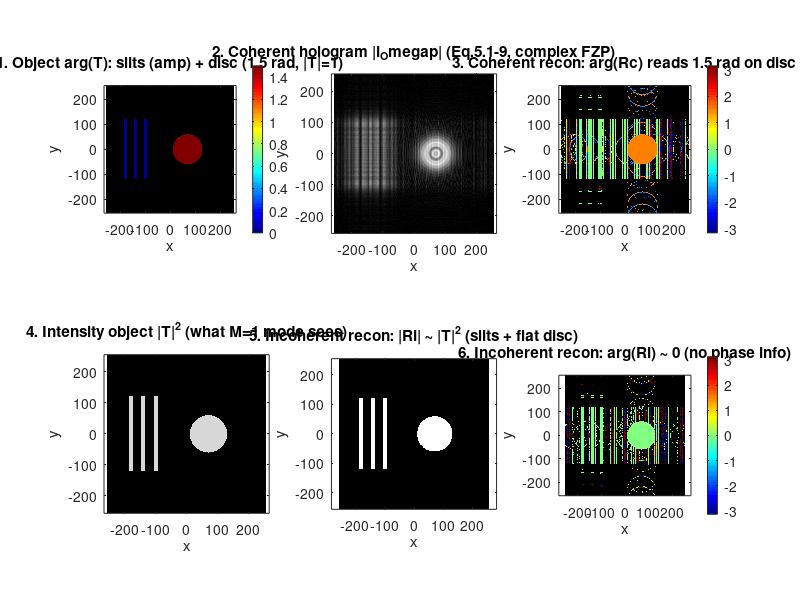

Here is the MATLAB script that generated this plot:
% ===== 书 5.1 · 相干模式 vs 非相干模式记录（式 5.1-6b / 5.1-6c，例 5.1 式 5.1-9）=====
% 演示广义双瞳处理器的核心结论（Poon & Indebetouw 2003）：
%   - 非相干模式（开掩膜 M=1）：记录的是强度物体 |T|^2，纯相位结构完全不可见（式 5.1-6c）；
%   - 相干模式（针孔掩膜 M=delta 且 p1=delta）：记录的是振幅物体 T 本身（式 5.1-6b），
%     p2=1 时就是例 5.1 的"复菲涅耳波带片全息图"（式 5.1-9）。
% 物体设计：三缝（振幅物体）+ 纯相位圆盘（|T|=1，相位 1.5 rad）。
%
% 严格书约定：前向变换 +j 指数 -> MATLAB 用 ifft2(...)*N^2 实现（ifft2 自带 1/N^2，
%   乘回 N^2 恰好是无归一化的 +j 求和）；逆变换 -j 指数 -> fft2(...)/N^2。
%   （numpy 的 fft2/ifft2 归一化与 MATLAB 相同，故 Python 版用同样的 ifft2*N^2 / fft2/N^2。）
%
% MATLAB / Python 差异提示：
% 1) meshgrid 与 numpy.meshgrid 默认 'xy' 一致：数组都是 (行=y, 列=x)。
% 2) imshow 坐标原点：MATLAB imagesc 默认 y 向上；Python plt.imshow 需 origin='lower'。
% 3) 相位显示里振幅为零处置 NaN（显示为白），避免 angle(0±eps) 的随机噪声误导。

clear
N = 512; dx = 1.0; lam0 = 0.5; k0 = 2*pi/lam0; z0 = 2000.0;   % 任意单位（无量纲演示）

x = ((0:N-1) - N/2)*dx;
[X, Y] = meshgrid(x, x);                                      % (行=y, 列=x)
KX = 2*pi*(0:N-1)/(N*dx);                                     % 频域网格（同 numpy.fft.fftfreq 的排列）
KX(KX >= pi/dx) = KX(KX >= pi/dx) - 2*pi/dx;                  % 后半段折回负频率
[KX2, KY2] = meshgrid(KX, KX);
K2 = KX2.^2 + KY2.^2;

% ----- 1. 物体 T(x,y;z=0)：振幅三缝 + 纯相位圆盘 -----
T = zeros(N, N);
for xc = [-180, -140, -100]                                   % 三条振幅缝（宽 12）
    T(abs(X - xc) <= 6 & abs(Y) <= 120) = 1.0;
end
disc = (X - 70).^2 + Y.^2 <= 60^2;                            % 纯相位圆盘：零吸收
T(disc) = exp(1j*1.5);                                        % 相位延迟 1.5 rad

% ----- 2. 相干模式记录（式 5.1-6b + 例 5.1 的 p2=1 -> 式 5.1-9）-----
% i_Omegap(x,y) = exp[-j k0 (z+z0)] * j k0 / (2 pi (z+z0)) * [ chirp(z+z0) * T ]
% chirp(Z) = exp[-j k0 (x^2+y^2)/(2Z)]，其频谱是 exp[+j Z k^2 / (2 k0)]（书前向 +j）。
A_coh = 1j*k0/(2*pi*z0) * exp(-1j*k0*z0);                     % 式 (5.1-9) 前因子
Coh = A_coh .* ifft2( fft2(T) .* exp(1j*z0*K2/(2*k0)) ) * N^2;  % 复 FZP 全息图

% 相干重建：全息图反向共轭传播，乘回前因子
Rc = fft2( ifft2(Coh) .* exp(-1j*z0*K2/(2*k0)) .* N^2 ) / N^2 / A_coh;

% ----- 3. 非相干模式记录（式 5.1-6c，M=1；p1=1 球面波 + p2=delta 平面波，同 ch3 标准 OSH）-----
% 取 ch3 (3.5-5) 的 +chirp 分支：H = |T|^2 * exp[+j k0 r^2/(2 z0)] * k0/(2 pi z0)，
% 该核的频谱是 exp[-j z0 k^2 / (2 k0)]。
I2 = abs(T).^2;
A_inc = k0/(2*pi*z0);
Inc = A_inc .* ifft2( fft2(I2) .* exp(-1j*z0*K2/(2*k0)) ) * N^2;  % 复 FZP 全息图（强度物体）

Ri = fft2( ifft2(Inc) .* exp(1j*z0*K2/(2*k0)) .* N^2 ) / N^2 / A_inc;  % 重建回 |T|^2

% ----- 4. 数值验证 -----
mycorr = @(a, b) sum((a(:)-mean(a(:))).*(b(:)-mean(b(:)))) / ...
    norm(a(:)-mean(a(:))) / norm(b(:)-mean(b(:)));            % 皮尔逊相关（免工具箱）
c_coh  = mycorr(abs(Rc), abs(T));                             % 相干重建振幅 vs |T|
c_inc  = mycorr(abs(Ri), I2);                                 % 非相干重建 vs |T|^2
ph_coh = angle(mean(Rc(disc)));                               % 圆盘上读出的相位
ph_inc = angle(mean(Ri(disc)));
fprintf('--- 式 5.1-6b（相干） vs 5.1-6c（非相干）记录对比 ---\n');
fprintf('相干重建：corr(|Rc|, |T|)    = %+.4f\n', c_coh);
fprintf('相干重建：圆盘相位读出      = %+.4f rad（真值 1.5）\n', ph_coh);
fprintf('非相干重建：corr(|Ri|,|T|^2) = %+.4f\n', c_inc);
fprintf('非相干重建：圆盘相位读出    = %+.4f rad（只记录了 |T|^2，相位丢失）\n', ph_inc);
disp('结论：掩膜从"开"换成"针孔"，记录对象从 |T|^2 变成 T —— 3-D 复相干处理的入口');

% ----- 5. 可视化 -----
phT = angle(T);  phT(abs(T) < 1e-9) = NaN;                    % 振幅为零处不显示相位
phRc = angle(Rc); phRc(abs(Rc) < 1e-9) = NaN;
phRi = angle(Ri); phRi(abs(Ri) < 1e-9) = NaN;

figure('Position', [50 50 1500 860]);
subplot(2, 3, 1); imagesc(x, x, phT); axis xy equal tight; colormap(gca, jet); colorbar;
title('1. Object arg(T): slits (amp) + disc (1.5 rad, |T|=1)'); xlabel('x'); ylabel('y');
subplot(2, 3, 2); imagesc(x, x, abs(Coh)); axis xy equal tight; colormap(gca, gray);
title('2. Coherent hologram |i_Omegap| (Eq.5.1-9, complex FZP)'); xlabel('x'); ylabel('y');
subplot(2, 3, 3); imagesc(x, x, phRc); axis xy equal tight; colormap(gca, jet); colorbar;
title('3. Coherent recon: arg(Rc) reads 1.5 rad on disc'); xlabel('x'); ylabel('y');
subplot(2, 3, 4); imagesc(x, x, I2); axis xy equal tight; colormap(gca, gray); caxis([0 1.2]);
title('4. Intensity object |T|^2 (what M=1 mode sees)'); xlabel('x'); ylabel('y');
subplot(2, 3, 5); imagesc(x, x, abs(Ri)); axis xy equal tight; colormap(gca, gray);
title('5. Incoherent recon: |Ri| ~ |T|^2 (slits + flat disc)'); xlabel('x'); ylabel('y');
subplot(2, 3, 6); imagesc(x, x, phRi); axis xy equal tight; colormap(gca, jet); colorbar;
title('6. Incoherent recon: arg(Ri) ~ 0 (no phase info)'); xlabel('x'); ylabel('y');
